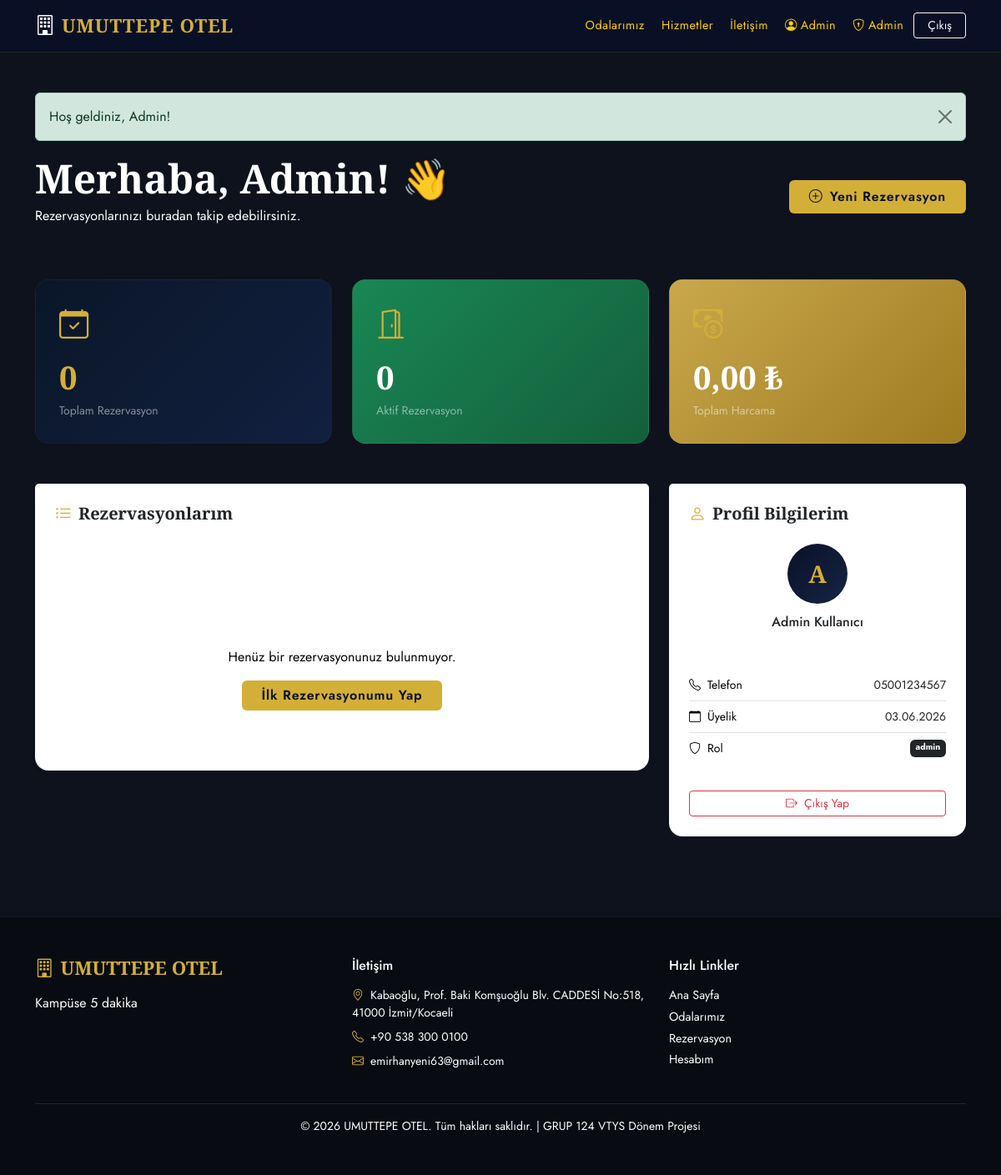
/dashboard.php (signed in), run on the app's committed database.
### tables this page shows
CREATE TABLE musteri (
    musteri_id    INT AUTO_INCREMENT PRIMARY KEY,
    ad            VARCHAR(100)  NOT NULL,
    soyad         VARCHAR(100)  NOT NULL,
    email         VARCHAR(150)  NOT NULL UNIQUE,
    telefon       VARCHAR(20)   NOT NULL,
    sifre         VARCHAR(255)  NOT NULL,
    kayit_tarihi  DATETIME      NOT NULL DEFAULT CURRENT_TIMESTAMP,
    rol           ENUM('musteri','admin') NOT NULL DEFAULT 'musteri',
    CHECK (LENGTH(telefon) >= 10)
);

### baglanti.php (called while the page is built, shortened)
<?php
function db_query($conn, $sql, $types = '', $params = []) {
    $stmt = mysqli_prepare($conn, $sql);
    if ($types && $params) {
        mysqli_stmt_bind_param($stmt, $types, ...$params);
    }
    mysqli_stmt_execute($stmt);
    return $stmt;
}
function db_fetch_one($conn, $sql, $types = '', $params = []) {
    $stmt = db_query($conn, $sql, $types, $params);
    $result = mysqli_stmt_get_result($stmt);
    return mysqli_fetch_assoc($result);
}
function db_fetch_all($conn, $sql, $types = '', $params = []) {
    $stmt = db_query($conn, $sql, $types, $params);
    $result = mysqli_stmt_get_result($stmt);
    $rows = [];
    while ($row = mysqli_fetch_assoc($result)) {
        $rows[] = $row;
    }
    return $rows;
}
function e($str) {
    return htmlspecialchars($str ?? '', ENT_QUOTES, 'UTF-8');
}
function format_tarih($tarih) {
    return date('d.m.Y', strtotime($tarih));
}
function format_para($miktar) {
    return number_format($miktar, 2, ',', '.') . ' ₺';
}

### dashboard.php (the view, shortened to what this page needs)
<?php
require_once 'baglanti.php';
require_once 'includes/auth.php';
$musteri_id   = $_SESSION['musteri_id'];
$musteri = db_fetch_one($baglanti,
    "SELECT * FROM musteri WHERE musteri_id = ?", "i", [$musteri_id]);
$rezervasyonlar = db_fetch_all($baglanti,
    "SELECT r.*, o.oda_no, ot.tip_adi,
            DATEDIFF(r.cikis_tarihi, r.giris_tarihi) AS gece
     FROM rezervasyon r
     JOIN odalar o       ON r.oda_id = o.oda_id
     JOIN oda_tipleri ot ON o.tip_id = ot.tip_id
     WHERE r.musteri_id = ?
     ORDER BY r.olusturma_tarihi DESC",
    "i", [$musteri_id]
);
$toplam_rez   = count($rezervasyonlar);
$aktif_rez    = count(array_filter($rezervasyonlar, fn($r) => in_array($r['durum'], ['beklemede','onaylandi'])));
$toplam_harcama = array_sum(array_column(
    array_filter($rezervasyonlar, fn($r) => $r['durum'] === 'onaylandi'),
    'toplam_fiyat'
));
?>
<?php include 'includes/header.php'; ?>
<div class="container py-5">
    <div class="d-flex justify-content-between align-items-center mb-5 flex-wrap gap-3">
        <div>
            <h2 class="section-title mb-1">Merhaba, <?= e($musteri['ad']) ?>! 👋</h2>
            <p class="text-muted">Rezervasyonlarınızı buradan takip edebilirsiniz.</p>
        </div>
        <a href="rezervasyon.php" class="btn btn-gold px-4 py-2">
            <i class="bi bi-plus-circle me-2"></i>Yeni Rezervasyon
        </a>
    </div>
    <div class="row g-4 mb-5">
        <div class="col-md-4">
            <div class="dash-card" style="background:linear-gradient(135deg,#0a1628,#122040); color:#fff;">
                <div class="dash-icon text-gold mb-2"><i class="bi bi-calendar-check"></i></div>
                <div class="dash-num text-gold"><?= $toplam_rez ?></div>
                <div class="text-white-50 small">Toplam Rezervasyon</div>
            </div>
        </div>
        <div class="col-md-4">
            <div class="dash-card" style="background:linear-gradient(135deg,#198754,#145f3c); color:#fff;">
                <div class="dash-icon mb-2"><i class="bi bi-door-open"></i></div>
                <div class="dash-num"><?= $aktif_rez ?></div>
                <div class="text-white-50 small">Aktif Rezervasyon</div>
            </div>
        </div>
        <div class="col-md-4">
            <div class="dash-card" style="background:linear-gradient(135deg,#c9a84c,#9e7a20); color:#fff;">
                <div class="dash-icon mb-2"><i class="bi bi-cash-coin"></i></div>
                <div class="dash-num"><?= format_para($toplam_harcama) ?></div>
                <div class="text-white-50 small">Toplam Harcama</div>
            </div>
        </div>
    </div>
    <div class="row g-4">
        <div class="col-lg-8">
            <div class="card border-0 shadow-sm rounded-4">
                <div class="card-header bg-white border-0 pt-4 pb-0 px-4">
                    <h5 class="mb-0"><i class="bi bi-list-ul me-2 text-gold"></i>Rezervasyonlarım</h5>
                </div>
                <div class="card-body p-4">
                    <?php if (empty($rezervasyonlar)): ?>
                        <div class="text-center py-5 text-muted">
                            <i class="bi bi-calendar-x fs-1 d-block mb-3"></i>
                            <p>Henüz bir rezervasyonunuz bulunmuyor.</p>
                            <a href="rezervasyon.php" class="btn btn-gold px-4">İlk Rezervasyonumu Yap</a>
                        </div>
                    <?php endif; ?>
                </div>
            </div>
        </div>
        <div class="col-lg-4">
            <div class="card border-0 shadow-sm rounded-4">
                <div class="card-header bg-white border-0 pt-4 pb-0 px-4">
                    <h5 class="mb-0"><i class="bi bi-person me-2 text-gold"></i>Profil Bilgilerim</h5>
                </div>
                <div class="card-body p-4">
                    <div class="text-center mb-4">
                        <div style="width:72px;height:72px;background:linear-gradient(135deg,var(--navy),var(--navy2));border-radius:50%;display:flex;align-items:center;justify-content:center;margin:0 auto 12px;">
                            <span style="color:var(--gold);font-size:1.8rem;font-family:'Cormorant Garamond',serif;font-weight:700;">
                                <?= strtoupper(mb_substr($musteri['ad'], 0, 1)) ?>
                            </span>
                        </div>
                        <h6 class="mb-0"><?= e($musteri['ad'] . ' ' . $musteri['soyad']) ?></h6>
                        <small class="text-muted"><?= e($musteri['email']) ?></small>
                    </div>
                    <ul class="list-unstyled small">
                        <li class="d-flex justify-content-between py-2 border-bottom">
                            <span class="text-muted"><i class="bi bi-telephone me-2"></i>Telefon</span>
                            <span class="fw-500"><?= e($musteri['telefon']) ?></span>
                        </li>
                        <li class="d-flex justify-content-between py-2 border-bottom">
                            <span class="text-muted"><i class="bi bi-calendar me-2"></i>Üyelik</span>
                            <span class="fw-500"><?= format_tarih($musteri['kayit_tarihi']) ?></span>
                        </li>
                        <li class="d-flex justify-content-between py-2">
                            <span class="text-muted"><i class="bi bi-shield me-2"></i>Rol</span>
                            <span class="badge bg-dark"><?= e($musteri['rol']) ?></span>
                        </li>
                    </ul>
                    <a href="logout.php" class="btn btn-outline-danger w-100 mt-3 btn-sm">
                        <i class="bi bi-box-arrow-right me-2"></i>Çıkış Yap
                    </a>
                </div>
            </div>
        </div>
    </div>
</div>
<?php include 'includes\footer.php'; ?>

### Css/style.css (style rules this page uses)
:root { --navy: #0a1128; --navy2: #162444; --gold: #d4af37; --gold2: #eed16e; --bg-main: #0d121c; --surface: #ffff; --cream: #000000; --text-main: #ffd000; --text-muted: #ffd000; --bs-font-sans-serif: 'Jost', sans-serif; }
body { font-family: var(--bs-font-sans-serif); background: var(--bg-main); color: var(--text-main); }
h1, h2, h3, h4, h5 { font-family: 'Cormorant Garamond', serif; font-weight: 600; }
p { color:#000000 !important; }
span.text-muted { color:#000000 !important; }
.text-muted { color: #ffffff !important; }
.btn-gold { background: var(--gold); color: var(--navy); border: none; font-weight: 600; letter-spacing: 0.05em; transition: all 0.25s; }
.text-gold { color: var(--gold) !important; }
.section-title { font-family: 'Cormorant Garamond', serif; font-size: clamp(2rem, 4vw, 3rem); font-weight: 700; color: #ffffff; }
.dash-card { background: var(--surface); border: 1px solid rgba(255,255,255,0.03); border-radius: 16px; padding: 28px; height: 100%; }
.dash-card .dash-icon { font-size: 2.2rem; color: var(--gold); }
.dash-card .dash-num { font-family: 'Cormorant Garamond', serif; font-size: 2.4rem; font-weight: 700; color: #ffffff; }

### data on the page
musteri: ad "Admin", ad "A", ad+soyad "Admin Kullanıcı", telefon "05001234567", kayit_tarihi "03.06.2026", rol "admin"

### other printed values
$otel_adi "UMUTTEPE OTEL"
$_SESSION['ad'] "Admin"
$f['mesaj'] "Hoş geldiniz, Admin!"
$toplam_rez "0"
$aktif_rez "0"
format_para($toplam_harcama) "0,00 ₺"
$otel_icerik['slogan'] "Kampüse 5 dakika"
$otel_icerik['adres'] "Kabaoğlu, Prof. Baki Komşuoğlu Blv. CADDESİ No:518, 41000 İzmit/Kocaeli"
$otel_icerik['telefon'] "+90 538 300 0100"
$otel_icerik['email_iletisim'] "emirhanyeni63@gmail.com"
